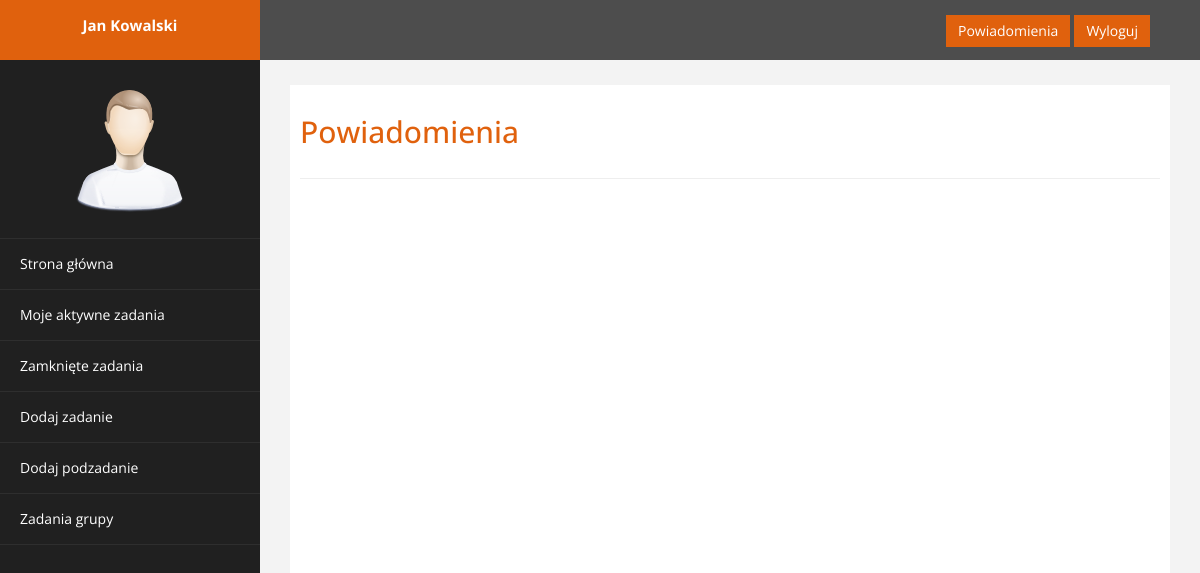
Page /nots.php (signed in) on the earlier database version.
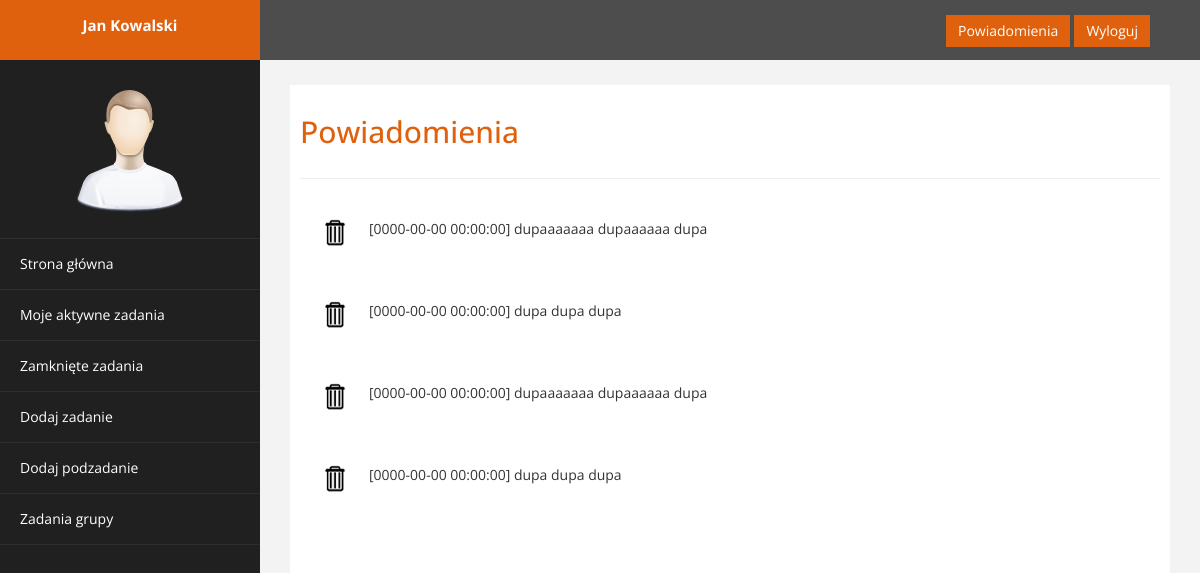
Same page on the later database version.
### tables this page shows
CREATE TABLE `nots_user` (
  `nots_ID` int(11) NOT NULL,
  `notification_ID` int(11) NOT NULL,
  `user_ID` int(11) NOT NULL,
  `read_nots` int(11) NOT NULL
);

CREATE TABLE `notifications` (
  `notification_ID` int(11) NOT NULL,
  `date` datetime NOT NULL,
  `task_ID` int(11) NOT NULL,
  `subtask_ID` int(11) NOT NULL,
  `text` text NOT NULL
);

### database/dbinfo.php (called while the page is built, shortened)
<?php
        $db_notifications_tab = 'notifications';
                $db_notifications_id = 'notification_ID';
                $db_notifications_date = 'date';
                $db_notifications_text = 'text';
        $db_nots_user_tab = 'nots_user';
                $db_nots_user_id = 'nots_ID';
                $db_nots_user_notiicationid = 'notification_ID';
                $db_nots_user_userid = 'user_ID';
?>

### nots.php (the view, shortened to what this page needs)
<!DOCTYPE html>
<html xmlns="http://www.w3.org/1999/xhtml">
<head>
    <link href="template/assets/css/bootstrap.css" rel="stylesheet" />
    <link href="template/assets/css/custom.css" rel="stylesheet" />
</head>
<body>
    <div id="wrapper">
        <nav class="navbar navbar-default navbar-cls-top " role="navigation" style="margin-bottom: 0">
            <div class="navbar-header">
                <a class="navbar-brand" href="main.php"><?php echo $_SESSION['fname']." ".$_SESSION['lname']?></a>
            </div>
    <div style="color: white;
    padding: 15px 50px 5px 50px;
    float: right;
    font-size: 16px;"> <a href="nots.php" class="btn btn-danger square-btn-adjust">Powiadomienia</a>
        <a href="logout.php" class="btn btn-danger square-btn-adjust">Wyloguj</a>
    </div>
        </nav>
                <nav class="navbar-default navbar-side" role="navigation">
            <div class="sidebar-collapse">
                <ul class="nav" id="main-menu">
				<li class="text-center">
                    <img src="template/assets/img/find_user.png" class="user-image img-responsive"/>
					</li>
                    <li>
                        <a  href="main.php" ><i "></i> Strona główna</a>
                    </li>
                    <li>
                        <a  href="tasks.php" ><i "></i> Moje aktywne zadania</a>
                    </li>
                    <li>
                        <a href="old_tasks.php" ><i "></i>Zamknięte zadania</a>
                    </li>
                   <?php
                   If ($_SESSION['function']=="2" ){
                      echo '<li>
                        <a  href="add_tasks.php"><i "></i> Dodaj zadanie</a>
                    </li>';
                      echo '<li>
                        <a  href="add_subtasks.php"><i "></i> Dodaj podzadanie</a>
                    </li>';
                       echo '<li><a href="team_tasks.php"><i "></i> Zadania grupy</a>
                    </li>';
                   }
                   ?>
                </ul>
            </div>
        </nav>
        <div id="page-wrapper" >
            <div id="page-inner">
                <div class="row">
                    <div class="col-md-12">
                     <h2>Powiadomienia</h2>
                       </div>
                     </div>
                 <hr />
                 <?php
                require_once "database/dbinfo.php";
                $connection = db_connection();
                           $sql= "select $db_notifications_tab.$db_notifications_text ,$db_notifications_tab.$db_notifications_date, $db_nots_user_tab.$db_nots_user_id  from $db_notifications_tab left join $db_nots_user_tab ON $db_notifications_tab.$db_notifications_id = $db_nots_user_tab.$db_nots_user_notiicationid  WHERE $db_nots_user_tab.$db_nots_user_userid=".$_SESSION['id'];
                           $result = $connection->query($sql);
                           while($row = $result->fetch_assoc()){
                           echo "<a href='' id='$row[$db_nots_user_id] onclick='delete_nots($row[$db_nots_user_id])' ><img src='template/assets/img/trash.png' /></a>"."[".$row[$db_notifications_date]."]    ".$row[$db_notifications_text].'<br><br>';}
                           ?>
            </div>
        </div>
</body>
</html>
<?php
 require_once "database/dbinfo.php";
?>

### template/assets/css/custom.css (style rules this page uses)
body { font-family: 'Open Sans', sans-serif; }
#wrapper { width: 100%; background:#202020; }
#page-wrapper { padding: 15px 15px; min-height: 600px; background:#F3F3F3; }
#page-inner { width:100%; margin:10px 20px 10px 0px; background-color:#fff!important; padding:10px; min-height:1200px; }
.text-center { text-align:center; }
h2 { color: #e0610d; }
.square-btn-adjust { border: 0px solid transparent; -webkit-border-radius: 0px; -moz-border-radius: 0px; border-radius: 0px; }
.user-image { margin: 25px auto; -webkit-border-radius: 10px; -moz-border-radius: 10px; border-radius: 10px; max-height:170px; max-width:170px; }
.navbar-cls-top .navbar-brand { color: #fff; background: #e0610d; width: 260px; text-align: center; height: 60px; font-size: 15px; font-weight: 700; }
.sidebar-collapse , .sidebar-collapse .nav { background:none; }
.sidebar-collapse .nav { padding:0; }
.sidebar-collapse .nav > li > a { color:#fff; background:#202020; text-shadow:none; }
.sidebar-collapse > .nav > li > a { padding:15px 10px; }
.sidebar-collapse > .nav > li { border-bottom: 1px solid rgba(107, 108, 109, 0.19); }
.navbar-side { border:none; background-color: #202020; }
.navbar-cls-top { background:#4D4D4D; border-bottom:none; }
.navbar-default { border:0px solid black; }
.navbar-header { background: #A70303; }
@media (min-width:768px) { #page-wrapper { margin: 0 0 0 260px; padding: 15px 30px; min-height: 1200px; } }
@media (min-width:768px) { .navbar-side { z-index: 1; position: absolute; width: 260px; } }
@media (min-width:768px) { .navbar { border-radius: 0px; } }

Differences in the rows shown:
added nots_user: notification_ID.date "0000-00-00 00:00:00", notification_ID.text "dupaaaaaaa dupaaaaaa dupa"
added nots_user: notification_ID.date "0000-00-00 00:00:00", notification_ID.text "dupa dupa dupa"
added nots_user: notification_ID.date "0000-00-00 00:00:00", notification_ID.text "dupaaaaaaa dupaaaaaa dupa"
added nots_user: notification_ID.date "0000-00-00 00:00:00", notification_ID.text "dupa dupa dupa"
